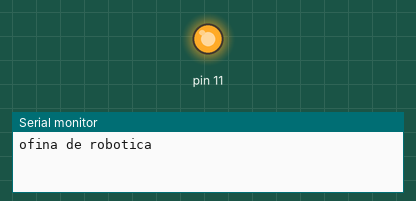
This sketch was run on a simulated Arduino Uno, built with avr-gcc and run on an emulated ATmega328P. Parts: output pins drawn as LEDs (lit = HIGH), the last lines printed to the serial monitor.

Above: at 0.1 s.
At 10.1 s:
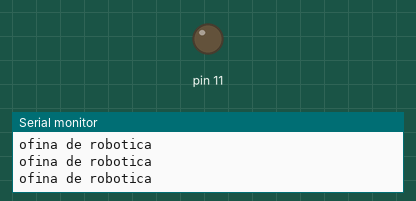
Timing chart, 0 to 11.6 s (numbered marks = the images above):
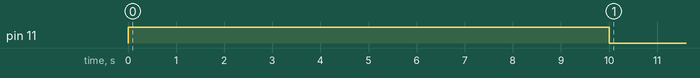

The sketch:

piscar_com_while.ino
```cpp
int contador;

void setup()
{
  Serial.begin(9600);
  pinMode (11, OUTPUT);

  while (contador < 10 ){
  Serial.println("ofina de robotica");
  contador ++;
  digitalWrite(11, HIGH);
  delay(1000);
  }
    digitalWrite(11, LOW);
  delay(1000);
}
void loop(){}
```
